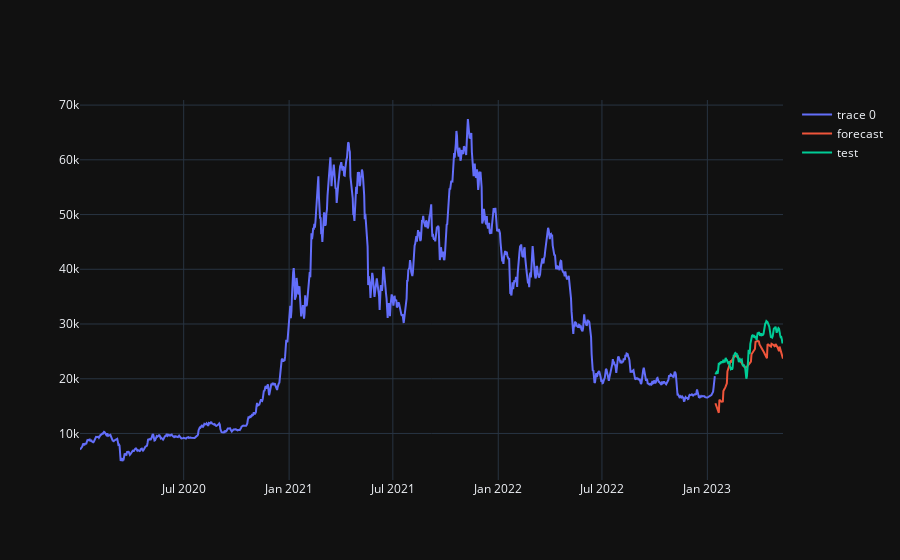

Notebook cell for this chart:
### Code cell
forecast_prophet = my_prophet(ts.copy(), TRAIN_SIZE)

show_forecast_test_plot(time, train.target_value, forecast_prophet, test_values)
